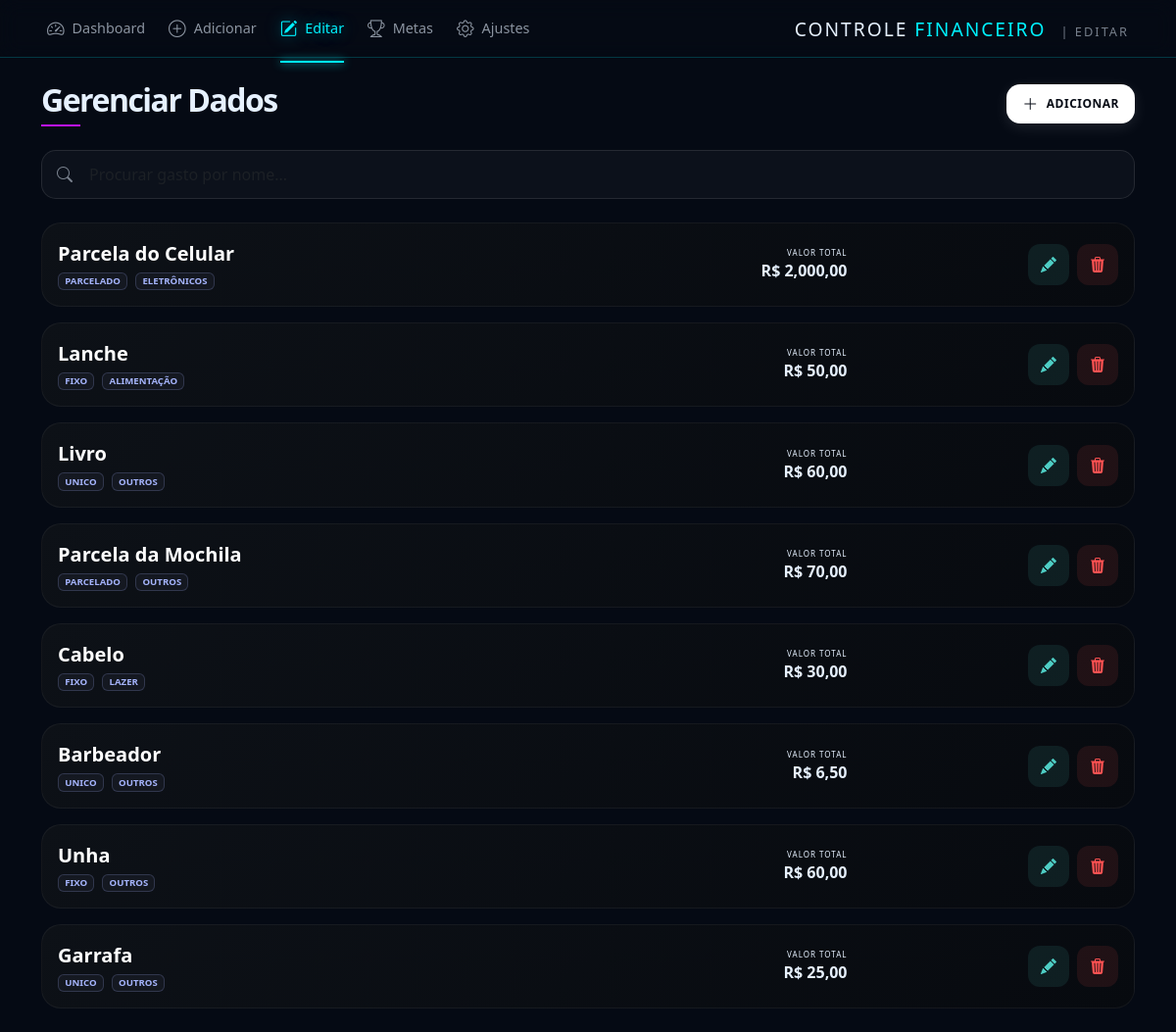
Page /editar on the earlier database version.
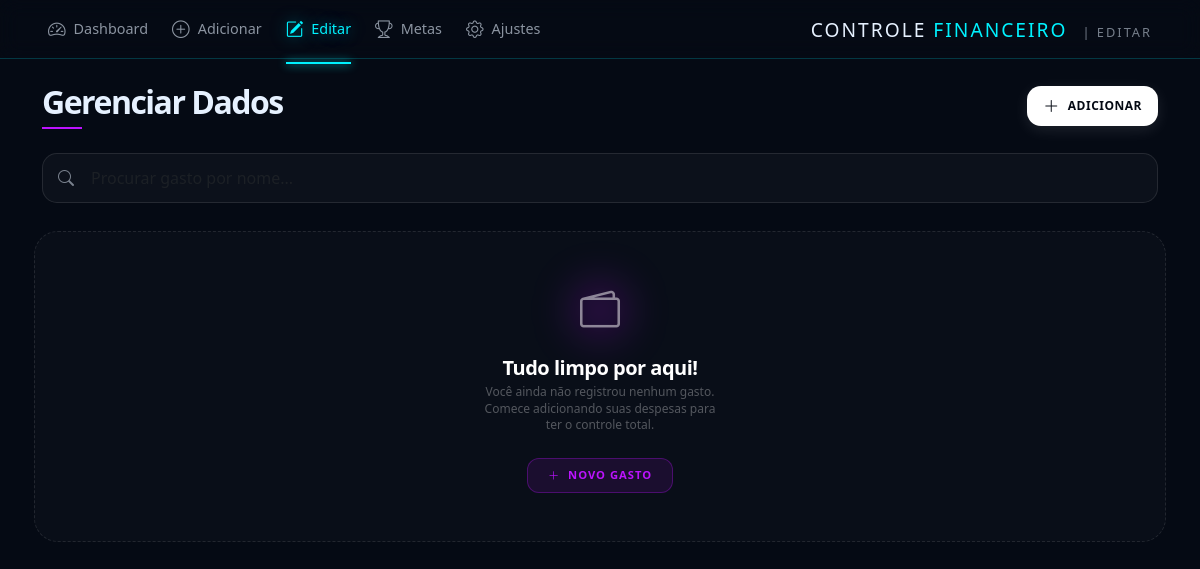
Same page on the later database version.
### app.py (models this page shows)
class Gasto(db.Model):
    id = db.Column(db.Integer, primary_key=True)
    nome = db.Column(db.String(100), nullable=False)
    categoria = db.Column(db.String(50), nullable=False)
    valor_total = db.Column(db.Float, nullable=False) # Valor da Reserva ou Total
    valor_mensal = db.Column(db.Float, nullable=False) # Valor da Parcela
    valor_gasto_real = db.Column(db.Float, default=0.0) # Quanto já usou do envelope
    total_parcelas = db.Column(db.Integer, default=1)
    parcelas_pagas = db.Column(db.Integer, default=0)
    parcelas_reservadas = db.Column(db.Integer, default=0) # Adicione esta linha
    falta_pagar = db.Column(db.Float)
    tipo = db.Column(db.String(20)) # 'Fixo', 'Parcelado' ou 'Unico'
    status = db.Column(db.String(20), default='Pendente')

### app.py (the view)
@app.route('/editar')
def editar():
    gastos = Gasto.query.all()
    return render_template('editar.html', gastos=gastos)

### templates/editar.html (shortened to what this page needs)
<!DOCTYPE html>
<html lang="pt-br">
<head>
    <link href="https://cdn.jsdelivr.net/npm/bootstrap@5.3.0/dist/css/bootstrap.min.css" rel="stylesheet">
    <link rel="stylesheet" href="https://cdn.jsdelivr.net/npm/bootstrap-icons@1.11.1/font/bootstrap-icons.css">
    <link rel="stylesheet" href="{{ url_for('static', filename='css/editar.css') }}">
</head>
<body>
    <header class="header-main px-5 py-3">
        <nav class="d-flex justify-content-between align-items-center">
            <div class="nav-paginas d-flex gap-4">
                <a href="{{ url_for('index') }}" class="nav-link-custom ">
                    <i class="bi bi-speedometer2"></i> Dashboard
                </a>
                <a href="{{ url_for('adicionar') }}" class="nav-link-custom">
                    <i class="bi bi-plus-circle"></i> Adicionar
                </a>
                <a href="{{ url_for('editar') }}" class="nav-link-custom active">
                    <i class="bi bi-pencil-square"></i> Editar
                </a>
                <a href="#" class="nav-link-custom">
                    <i class="bi bi-trophy"></i> Metas
                </a>
                <a href="#" class="nav-link-custom">
                    <i class="bi bi-gear"></i> Ajustes
                </a>
            </div>
            <div class="titulo-pagina text-end">
                <h2 class="m-0 tracking-widest text-uppercase h4">
                    Controle <span style="color: var(--accent-cyan)">Financeiro</span>
                    <small class="ms-2 opacity-50" style="font-size: 0.8rem;">| Editar</small>
                </h2>
            </div>
        </nav>
    </header>
    <div class="container py-4">
        <div class="d-flex justify-content-between align-items-center mb-4">
            <div>
                <h2 class="fw-bold mb-0" style="letter-spacing: -1.5px;">Gerenciar Dados</h2>
                <div style="height: 2px; width: 40px; background: #bc13fe; margin-top: 5px;"></div>
            </div>
            <a href="/adicionar" class="btn d-flex align-items-center gap-2"
                style="background: #fff; color: #050a14; border: none; border-radius: 14px; padding: 8px 16px; font-size: 0.75rem; font-weight: 700; letter-spacing: 0.5px; box-shadow: 0 4px 15px rgba(255,255,255,0.1); transition: 0.3s;">
                <i class="bi bi-plus-lg" style="font-size: 1rem;"></i>
                <span class="d-none d-md-inline">ADICIONAR</span>
            </a>
        </div>
        <div class="position-relative mb-4">
            <i class="bi bi-search position-absolute top-50 translate-middle-y ms-3 opacity-50"></i>
            <input type="text" id="filtro" class="form-control search-box ps-5"
                placeholder="Procurar gasto por nome...">
        </div>
        <div class="row g-3" id="listaItens">
            {% for item in gastos %}
            <div class="col-12 item-card" data-nome="{{ item.nome.lower() }}">
                <div class="card-edit p-3">
                    <div class="row align-items-center">
                        <div class="col-6">
                            <strong class="d-block fs-5 text-white">{{ item.nome }}</strong>
                            <div class="d-flex gap-2 mt-1">
                                <span class="badge badge-info-custom">{{ item.tipo }}</span>
                                <span class="badge badge-info-custom">{{ item.categoria }}</span>
                            </div>
                        </div>
                        <div class="col-3 text-end">
                            <small class="d-block opacity-40 text-uppercase"
                                style="font-size: 0.5rem; letter-spacing: 1px;">Valor Total</small>
                            <span class="fw-bold">R$ {{ "{:,.2f}".format(item.valor_total).replace('.', ',') }}</span>
                        </div>
                        <div class="col-3 d-flex justify-content-end gap-2">
                            <button class="btn-circle btn-edit" onclick="abrirEdicao('{{ item.id }}')">
                                <i class="bi bi-pencil-fill"></i>
                            </button>
                            <button class="btn-circle btn-delete"
                                onclick="confirmarExclusao('{{ item.id }}', '{{ item.nome }}')">
                                <i class="bi bi-trash3-fill"></i>
                            </button>
                        </div>
                    </div>
                </div>
            </div>
            {% endfor %}
            {% if not gastos %}
            <div class="col-12 text-center py-5"
                style="background: rgba(255, 255, 255, 0.02); border: 1px dashed rgba(255, 255, 255, 0.1); border-radius: 24px; margin-top: 20px;">
                <div class="mb-3 d-inline-block position-relative">
                    <div
                        style="position: absolute; top: 50%; left: 50%; transform: translate(-50%, -50%); width: 60px; height: 60px; background: rgba(188, 19, 254, 0.2); filter: blur(20px); border-radius: 50%; animation: pulse-neon 2s infinite;">
                    </div>
                    <i class="bi bi-wallet2 text-white-50"
                        style="font-size: 2.5rem; position: relative; z-index: 1;"></i>
                </div>
                <h5 class="fw-bold text-white mb-1" style="letter-spacing: -0.5px;">Tudo limpo por aqui!</h5>
                <p class="text-white-50 mx-auto"
                    style="font-size: 0.75rem; max-width: 250px; line-height: 1.4; opacity: 0.6;">
                    Você ainda não registrou nenhum gasto. Comece adicionando suas despesas para ter o controle total.
                </p>
                <a href="/adicionar" class="btn btn-sm mt-2"
                    style="background: rgba(188, 19, 254, 0.1); color: #bc13fe; border: 1px solid rgba(188, 19, 254, 0.3); border-radius: 12px; font-size: 0.7rem; font-weight: 700; padding: 8px 20px; text-transform: uppercase; letter-spacing: 1px;">
                    <i class="bi bi-plus-lg me-1"></i> Novo Gasto
                </a>
            </div>
            {% endif %}
        </div>
    </div>
</body>
</html>

### static/css/editar.css (style rules this page uses)
* { margin: 0; padding: 0; box-sizing: border-box; }
:root { --bg-dark: #050a14; --card-bg: #0a192f; --text-main: #e6f1ff; --accent-cyan: #00f2ff; --accent-purple: #bc13fe; --gain-green: #64ffda; --loss-pink: #ff007f; --border-color: rgba(0, 242, 255, 0.2); }
body { background-color: var(--bg-dark); color: var(--text-main); font-family: 'Segoe UI', Roboto, sans-serif; overflow-x: hidden; }
.header-main { background: rgba(5, 10, 20, 0.8); backdrop-filter: blur(10px); border-bottom: 1px solid var(--border-color); position: sticky; top: 0; z-index: 1000; }
.nav-link-custom { color: var(--text-main); text-decoration: none; font-size: 0.9rem; font-weight: 500; display: flex; align-items: center; gap: 8px; transition: all 0.3s ease; opacity: 0.6; position: relative; }
.nav-link-custom i { font-size: 1.1rem; }
.nav-link-custom:hover, .nav-link-custom.active { opacity: 1; color: var(--accent-cyan); text-shadow: 0 0 15px rgba(0, 242, 255, 0.5); }
.nav-link-custom.active::after { content: ''; position: absolute; bottom: -22px; left: 0; width: 100%; height: 2px; background: var(--accent-cyan); box-shadow: 0 0 10px var(--accent-cyan); }
.titulo-pagina h2 { font-size: 1.2rem; letter-spacing: 2px; }
.search-box { background: rgba(255, 255, 255, 0.03) !important; border: 1px solid rgba(255, 255, 255, 0.1) !important; border-radius: 15px; color: white !important; padding: 12px 20px; }

Differences in the rows shown:
removed Gasto: nome "Parcela do Celular", tipo "PARCELADO", categoria "ELETRÔNICOS", valor_total "2,000,00"
removed Gasto: nome "Lanche", tipo "FIXO", categoria "ALIMENTAÇÃO", valor_total "50,00"
removed Gasto: nome "Livro", tipo "UNICO", categoria "OUTROS", valor_total "60,00"
removed Gasto: nome "Parcela da Mochila", tipo "PARCELADO", categoria "OUTROS", valor_total "70,00"
removed Gasto: nome "Cabelo", tipo "FIXO", categoria "LAZER", valor_total "30,00"
removed Gasto: nome "Barbeador", tipo "UNICO", categoria "OUTROS", valor_total "6,50"
removed Gasto: nome "Unha", tipo "FIXO", categoria "OUTROS", valor_total "60,00"
removed Gasto: nome "Garrafa", tipo "UNICO", categoria "OUTROS", valor_total "25,00"
Other differences:
text now shown: "Tudo limpo por aqui! Você ainda não registrou nenhum gasto. Comece adicionando suas despesas para ter o controle total. NOVO GASTO"
